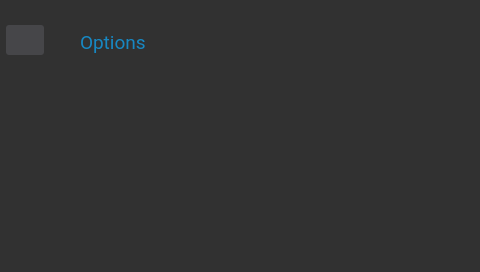
<?xml version="1.0" encoding="UTF-8"?>
<ui version="4.0">
 <class>OptionsWindowClinical</class>
 <widget class="QDialog" name="OptionsWindowClinical">
  <property name="geometry">
   <rect>
    <x>0</x>
    <y>0</y>
    <width>480</width>
    <height>272</height>
   </rect>
  </property>
  <property name="windowTitle">
   <string>Dialog</string>
  </property>
  <property name="styleSheet">
   <string notr="true">background-color: rgb(49, 49, 49);</string>
  </property>
  <widget class="QPushButton" name="backOptions">
   <property name="geometry">
    <rect>
     <x>6</x>
     <y>25</y>
     <width>38</width>
     <height>30</height>
    </rect>
   </property>
   <property name="focusPolicy">
    <enum>Qt::NoFocus</enum>
   </property>
   <property name="styleSheet">
    <string notr="true">border:none;
border-radius:3px;
background-color: rgb(70, 70, 73);</string>
   </property>
   <property name="text">
    <string/>
   </property>
   <property name="icon">
    <iconset resource="../rsc/resource.qrc">
     <normaloff>:/icons/previous.png</normaloff>:/icons/previous.png</iconset>
   </property>
  </widget>
  <widget class="QLabel" name="titleOptions">
   <property name="geometry">
    <rect>
     <x>80</x>
     <y>30</y>
     <width>171</width>
     <height>25</height>
    </rect>
   </property>
   <property name="font">
    <font>
     <family>Roboto</family>
     <pointsize>14</pointsize>
    </font>
   </property>
   <property name="styleSheet">
    <string notr="true">color:#1788c3
</string>
   </property>
   <property name="text">
    <string>Options</string>
   </property>
  </widget>
 </widget>
 <resources>
  <include location="../rsc/resource.qrc"/>
 </resources>
 <connections/>
</ui>
